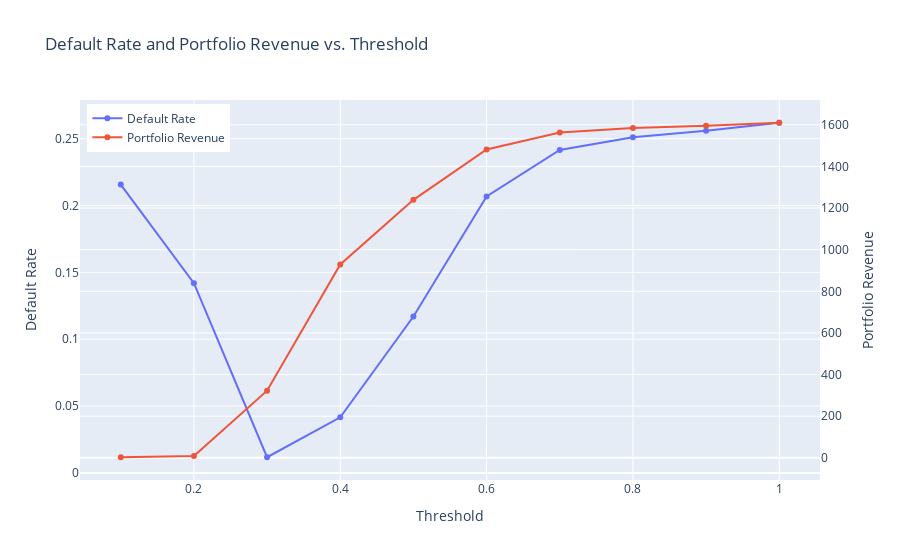

Here is the notebook cell this chart was saved with:
### Code cell
plot_default_rate_and_revenue_vs_threshold(results_df_test2)

### Figure 1 — Plotly figure (JSON) as saved in the notebook; plotly's stock layout.template omitted (floating-point values rounded to 4 significant figures)
{"data": [{"mode": "lines+markers", "name": "Default Rate", "type": "scatter", "x": [0.1, 0.2, 0.3, 0.4, 0.5, 0.6, 0.7, 0.8, 0.9, 1], "y": [0.2157, 0.1419, 0.01176, 0.04162, 0.117, 0.2068, 0.2416, 0.251, 0.2559, 0.2619]}, {"mode": "lines+markers", "name": "Portfolio Revenue", "type": "scatter", "x": [0.1, 0.2, 0.3, 0.4, 0.5, 0.6, 0.7, 0.8, 0.9, 1], "y": [2.93, 8.906, 322.5, 929.3, 1239.0, 1481.0, 1563.0, 1584.0, 1595.0, 1610.0], "yaxis": "y2"}], "layout": {"autosize": true, "legend": {"x": 0.01, "xanchor": "left", "y": 0.99, "yanchor": "top"}, "title": {"text": "Default Rate and Portfolio Revenue vs. Threshold"}, "xaxis": {"autorange": true, "range": [0.04553, 1.054], "title": {"text": "Threshold"}, "type": "linear"}, "yaxis": {"autorange": true, "range": [-0.008885, 0.2825], "title": {"text": "Default Rate"}, "type": "linear"}, "yaxis2": {"autorange": true, "overlaying": "y", "range": [-129.7, 1742.0], "side": "right", "title": {"text": "Portfolio Revenue"}, "type": "linear"}}}
